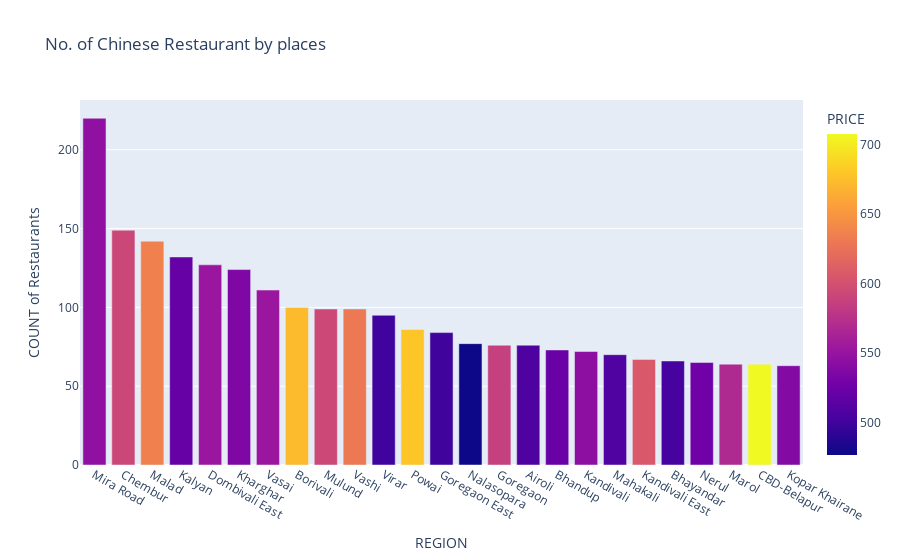

Notebook code cell kept with this figure:
### Code cell
fig = px.bar(chinese_rest_df, x='REGION', y='COUNT of Restaurants',
             color='PRICE', title= 'No. of Chinese Restaurant by places') 
 
fig.show()

### Figure 1 — Plotly figure (JSON) as saved in the notebook; plotly's stock layout.template omitted (floating-point values rounded to 4 significant figures)
{"data": [{"alignmentgroup": "True", "hovertemplate": "REGION=%{x}<br>COUNT of Restaurants=%{y}<br>PRICE=%{marker.color}<extra></extra>", "legendgroup": "", "marker": {"color": [545.7, 592.6, 635.6, 520.8, 552.8, 535.9, 552.3, 673, 593.4, 629.8, 500, 679.1, 499.4, 476.6, 586.8, 507.2, 522.6, 544.4, 508.6, 606.3, 503.0, 526.2, 568.8, 707.8, 538.9], "coloraxis": "coloraxis", "pattern": {"shape": ""}}, "name": "", "offsetgroup": "", "orientation": "v", "showlegend": false, "textposition": "auto", "type": "bar", "x": ["Mira Road", "Chembur", "Malad", "Kalyan", "Dombivali East", "Kharghar", "Vasai", "Borivali", "Mulund", "Vashi", "Virar", "Powai", "Goregaon East", "Nalasopara", "Goregaon", "Airoli", "Bhandup", "Kandivali", "Mahakali", "Kandivali East", "Bhayandar", "Nerul", "Marol", "CBD-Belapur", "Kopar Khairane"], "xaxis": "x", "y": [220, 149, 142, 132, 127, 124, 111, 100, 99, 99, 95, 86, 84, 77, 76, 76, 73, 72, 70, 67, 66, 65, 64, 64, 63], "yaxis": "y"}], "layout": {"barmode": "relative", "coloraxis": {"colorbar": {"title": {"text": "PRICE"}}, "colorscale": [[0, "#0d0887"], [0.1111, "#46039f"], [0.2222, "#7201a8"], [0.3333, "#9c179e"], [0.4444, "#bd3786"], [0.5556, "#d8576b"], [0.6667, "#ed7953"], [0.7778, "#fb9f3a"], [0.8889, "#fdca26"], [1, "#f0f921"]]}, "legend": {"tracegroupgap": 0}, "title": {"text": "No. of Chinese Restaurant by places"}, "xaxis": {"anchor": "y", "domain": [0, 1], "title": {"text": "REGION"}}, "yaxis": {"anchor": "x", "domain": [0, 1], "title": {"text": "COUNT of Restaurants"}}}}
